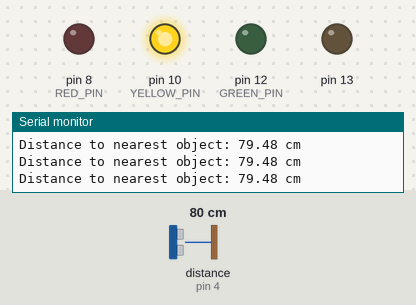
Recording of a sketch running on a simulated Arduino Uno, built with avr-gcc and run on an emulated ATmega328P. On the bench: output pins drawn as LEDs (lit = HIGH), the last lines printed to the serial monitor. Wiring (inferred from the names in the program): ultrasonic range finder: trigger pin 2; echo pin 4. The inputs (shaded band) are chosen by the test bench; at power-on: distance to the obstacle (sensor on pin 4) 80 cm. The echo pulse lasts 58.3 µs per cm; pins used as bus, display or sensor lines are not drawn.

Above: at 1.3 s.
1.4 s: distance to the obstacle (sensor on pin 4) set to 53 cm
2.9 s: distance to the obstacle (sensor on pin 4) set to 46 cm
At 3.8 s:
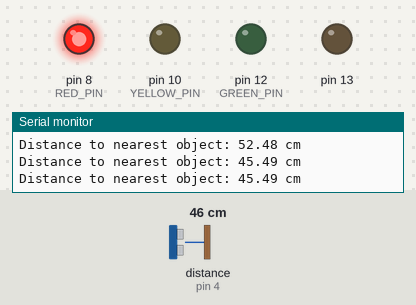
4.5 s: distance to the obstacle (sensor on pin 4) set to 120 cm
At 5.5 s:
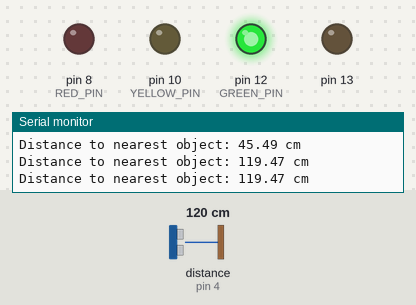
6.0 s: distance to the obstacle (sensor on pin 4) set to 106 cm
7.5 s: distance to the obstacle (sensor on pin 4) set to 95 cm
At 8.3 s:
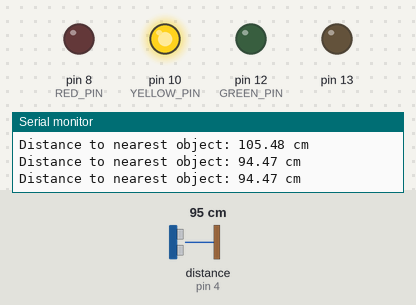
9.0 s: distance to the obstacle (sensor on pin 4) set to 2 cm
At 9.9 s:
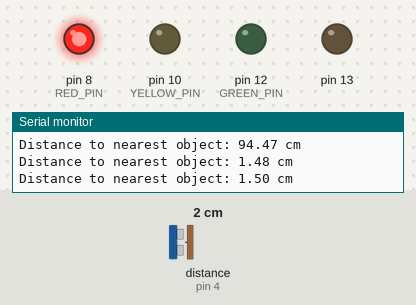
Timing chart, 0 to 11.6 s (numbered marks = the images above; inputs shaded):
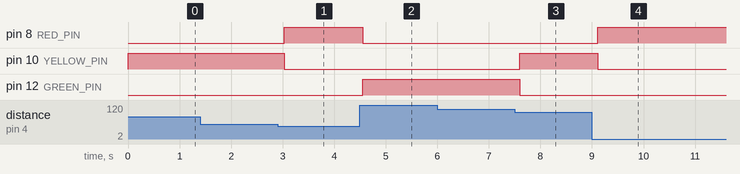

The sketch:

MeasuringDistance.ino
```cpp
const unsigned int TRIG_PIN = 2;
const unsigned int ECHO_PIN = 4;

const unsigned int GREEN_PIN = 12;
const unsigned int YELLOW_PIN = 10;
const unsigned int RED_PIN = 8;

const unsigned int BAUD_RATE = 9600;

const unsigned int FAR_AWAY_MIN_CM = 100;
const unsigned int VERY_CLOSE_MAX_CM = 50;

const float MICROSECONDS_PER_CM = 29.155;
const float MOUNTING_GAP = 0.2;
const float SENSOR_OFFSET = MOUNTING_GAP * MICROSECONDS_PER_CM * 2;


void setup() {
  // Needed to turn off pin 13 LED
  pinMode(13, OUTPUT);
  // Comm
  Serial.begin(BAUD_RATE);
  // Sensor
  pinMode(TRIG_PIN, OUTPUT);
  pinMode(ECHO_PIN, INPUT);
  // LEDs
  pinMode(GREEN_PIN, OUTPUT);
  pinMode(YELLOW_PIN, OUTPUT);
  pinMode(RED_PIN, OUTPUT);
}

void loop() {

  const unsigned long duration = measure_distance();
  float cm = 0;

  if (duration == 0) {
    cm = 0;
    Serial.println("Warning: We did not get a pulse from sensor.");
  } else {
    cm = microseconds_to_cm(duration);
    select_led(cm);
    output_distance(cm);
  }

  delay(500);
}

const unsigned long measure_distance() {
  // The sensor is triggered by a HIGH pulse of 10 or more microseconds.
  // Give a short LOW pulse beforehand to ensure a clean HIGH pulse:
  digitalWrite(TRIG_PIN, LOW);
  delayMicroseconds(2);
  digitalWrite(TRIG_PIN, HIGH);
  delayMicroseconds(10);
  digitalWrite(TRIG_PIN, LOW);

  return pulseIn(ECHO_PIN, HIGH);
}

const float microseconds_to_cm(const unsigned long microseconds) {
  const float net_distance = max(0, microseconds - SENSOR_OFFSET);
  return net_distance / MICROSECONDS_PER_CM / 2;
}

void select_led(const float cm) {
  int result = B000;

  if (cm >= FAR_AWAY_MIN_CM) {
    result = B100;
  } else if (cm >= VERY_CLOSE_MAX_CM) {
    result = B010;
  } else {
    result = B001;
  }

  digitalWrite(RED_PIN, result & B001);
  digitalWrite(YELLOW_PIN, result & B010);
  digitalWrite(GREEN_PIN, result & B100);
}

void output_distance(const float cm) {
  Serial.print("Distance to nearest object: ");
  Serial.print(cm);
  Serial.println(" cm");
}
```

Measured:
- the behaviour switches between 51 and 50 cm on distance to the obstacle (sensor on pin 4) (found by bisection; images 0 and 1)
- the behaviour switches between 101 and 100 cm on distance to the obstacle (sensor on pin 4) (found by bisection; images 2 and 3)
- after the input at 2.9 s, pin 8 (RED_PIN): LOW → HIGH after 0.13 s; pin 10 (YELLOW_PIN): HIGH → LOW after 0.13 s
- after the input at 4.5 s, pin 8 (RED_PIN): HIGH → LOW after 0.05 s; pin 12 (GREEN_PIN): LOW → HIGH after 0.05 s
- after the input at 7.5 s, pin 10 (YELLOW_PIN): LOW → HIGH after 0.10 s; pin 12 (GREEN_PIN): HIGH → LOW after 0.10 s
- after the input at 9.0 s, pin 8 (RED_PIN): LOW → HIGH after 0.11 s; pin 10 (YELLOW_PIN): HIGH → LOW after 0.11 s
